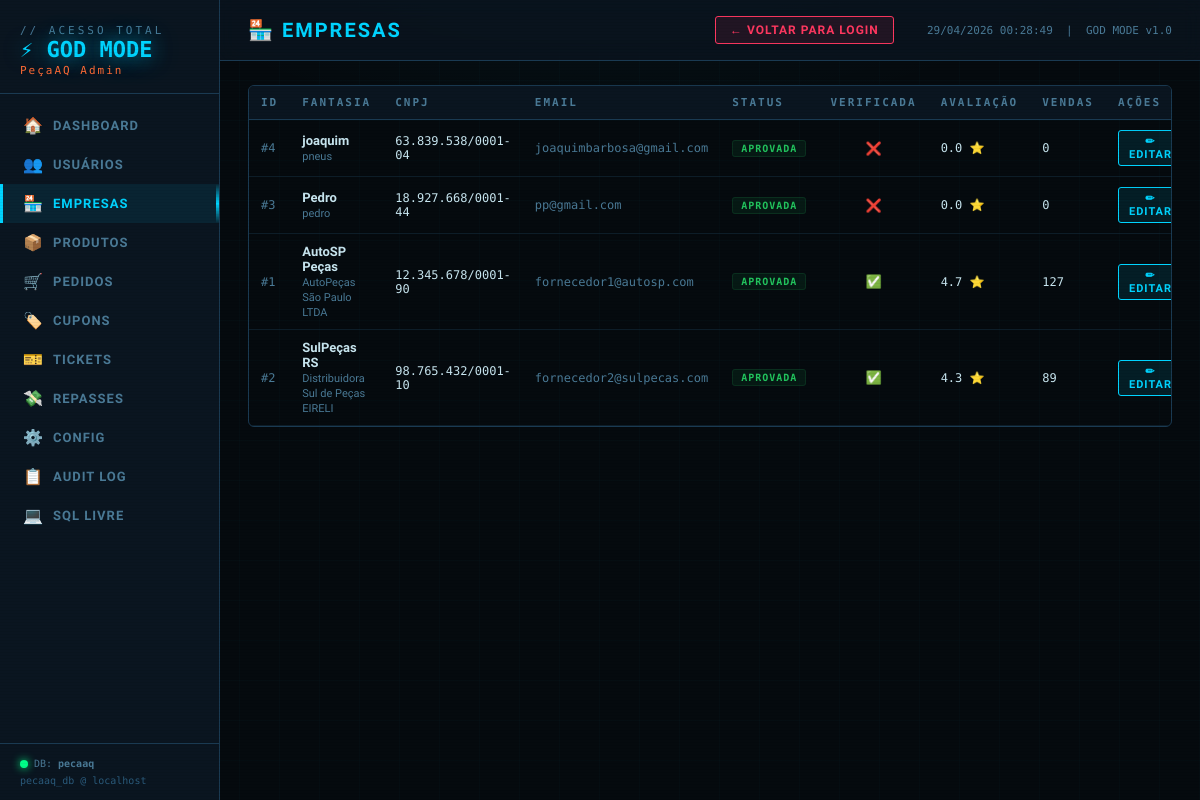
/godmode.php?tab=empresas, run on the app's committed database.
### tables this page shows
CREATE TABLE `empresas` (
  `id` int(10) UNSIGNED NOT NULL,
  `usuario_id` int(10) UNSIGNED NOT NULL,
  `razao_social` varchar(200) NOT NULL,
  `nome_fantasia` varchar(200) NOT NULL,
  `cnpj` varchar(18) NOT NULL,
  `inscricao_estadual` varchar(30) DEFAULT NULL,
  `email_comercial` varchar(180) NOT NULL,
  `telefone_comercial` varchar(20) DEFAULT NULL,
  `whatsapp` varchar(20) DEFAULT NULL,
  `website` varchar(300) DEFAULT NULL,
  `logo_url` varchar(500) DEFAULT NULL,
  `descricao` text DEFAULT NULL,
  `categoria_principal` varchar(80) DEFAULT NULL,
  `endereco_id` int(10) UNSIGNED DEFAULT NULL,
  `status` enum('pendente','aprovada','suspensa','rejeitada') NOT NULL DEFAULT 'pendente',
  `verificada` tinyint(1) NOT NULL DEFAULT 0,
  `avaliacao_media` decimal(3,2) NOT NULL DEFAULT 0.00,
  `total_vendas` int(10) UNSIGNED NOT NULL DEFAULT 0,
  `criado_em` timestamp NOT NULL DEFAULT current_timestamp(),
  `atualizado_em` timestamp NOT NULL DEFAULT current_timestamp() ON UPDATE current_timestamp()
);

CREATE TABLE `usuarios` (
  `id` int(10) UNSIGNED NOT NULL,
  `nome` varchar(120) NOT NULL,
  `sobrenome` varchar(120) NOT NULL,
  `email` varchar(180) NOT NULL,
  `senha_hash` varchar(255) NOT NULL COMMENT 'bcrypt hash',
  `cpf` varchar(14) DEFAULT NULL,
  `telefone` varchar(20) DEFAULT NULL,
  `data_nascimento` date DEFAULT NULL,
  `avatar_url` varchar(500) DEFAULT NULL,
  `tipo` enum('cliente','empresa','admin') NOT NULL DEFAULT 'cliente',
  `status` enum('ativo','inativo','suspenso','pendente') NOT NULL DEFAULT 'pendente',
  `email_verificado` tinyint(1) NOT NULL DEFAULT 0,
  `token_verificacao` varchar(100) DEFAULT NULL,
  `token_recuperacao` varchar(100) DEFAULT NULL,
  `token_expira_em` datetime DEFAULT NULL,
  `ultimo_login` datetime DEFAULT NULL,
  `endereco_id` int(10) UNSIGNED DEFAULT NULL,
  `criado_em` timestamp NOT NULL DEFAULT current_timestamp(),
  `atualizado_em` timestamp NOT NULL DEFAULT current_timestamp() ON UPDATE current_timestamp()
);

### godmode.php (the view, shortened to what this page needs)
<?php
$host = 'localhost';
$user = 'root';
$pass = '';
$db   = 'pecaaq';
$conn = @new mysqli($host, $user, $pass, $db);
$dbOk = !$conn->connect_error;
if ($dbOk) $conn->set_charset('utf8mb4');
function q($conn, $sql, $types = '', ...$vals) {
    $st = $conn->prepare($sql);
    $st->execute();
    return $st->get_result();
}
function esc($v) { return htmlspecialchars($v ?? '', ENT_QUOTES, 'UTF-8'); }
function rows($conn, $sql, $types = '', ...$vals) {
    $r = q($conn, $sql, $types, ...$vals);
    return $r ? $r->fetch_all(MYSQLI_ASSOC) : [];
}
$tab = $_GET['tab'] ?? 'dashboard';
$data = [];
if ($dbOk) {
    if ($tab === 'dashboard') {
        $data['total_usuarios']  = scalar($conn, 'SELECT COUNT(*) FROM usuarios');
        $data['total_produtos']  = scalar($conn, 'SELECT COUNT(*) FROM produtos');
        $data['total_pedidos']   = scalar($conn, 'SELECT COUNT(*) FROM pedidos');
        $data['total_empresas']  = scalar($conn, 'SELECT COUNT(*) FROM empresas');
        $data['receita_total']   = scalar($conn, "SELECT SUM(total) FROM pedidos WHERE status NOT IN ('cancelado','devolvido','reembolsado')") ?? 0;
        $data['pedidos_pend']    = scalar($conn, "SELECT COUNT(*) FROM pedidos WHERE status='aguardando_pagamento'");
        $data['tickets_abertos'] = scalar($conn, "SELECT COUNT(*) FROM tickets WHERE status='aberto'");
        $data['estoque_critico'] = scalar($conn, 'SELECT COUNT(*) FROM vw_estoque_critico');
        $data['pedidos_recentes']= rows($conn, 'SELECT p.numero, p.total, p.status, p.criado_em, u.nome, u.email FROM pedidos p JOIN usuarios u ON u.id=p.usuario_id ORDER BY p.criado_em DESC LIMIT 10');
        $data['prods_destaque']  = rows($conn, "SELECT nome, preco, estoque, status FROM produtos WHERE destaque=1 LIMIT 5");
    }
    elseif ($tab === 'empresas') {
        $data['empresas'] = rows($conn, "SELECT e.id, e.razao_social, e.nome_fantasia, e.cnpj, e.status, e.verificada, e.avaliacao_media, e.total_vendas, e.criado_em, u.email FROM empresas e JOIN usuarios u ON u.id=e.usuario_id ORDER BY e.criado_em DESC LIMIT 200");
    }
    elseif ($tab === 'cupons') {
        $data['cupons'] = rows($conn, "SELECT * FROM cupons ORDER BY criado_em DESC");
    }
    elseif ($tab === 'tickets') {
        $data['tickets'] = rows($conn, "SELECT t.id, t.numero, t.assunto, t.categoria, t.prioridade, t.status, t.criado_em, u.nome, u.email FROM tickets t JOIN usuarios u ON u.id=t.usuario_id ORDER BY FIELD(t.prioridade,'urgente','alta','media','baixa'), t.criado_em DESC LIMIT 200");
    }
    elseif ($tab === 'repasses') {
        $data['repasses'] = rows($conn, "SELECT r.id, r.valor_bruto, r.valor_taxa, r.valor_liquido, r.taxa_plat, r.status, r.criado_em, e.nome_fantasia FROM repasses r JOIN empresas e ON e.id=r.empresa_id ORDER BY r.criado_em DESC LIMIT 200");
    }
    elseif ($tab === 'config') {
        $data['configs'] = rows($conn, "SELECT * FROM configuracoes ORDER BY grupo, chave");
    }
    elseif ($tab === 'audit') {
        $data['logs'] = rows($conn, "SELECT a.id, a.acao, a.tabela, a.registro_id, a.ip, a.criado_em, u.nome, u.email FROM audit_logs a LEFT JOIN usuarios u ON u.id=a.usuario_id ORDER BY a.criado_em DESC LIMIT 300");
    }
    elseif ($tab === 'sql') {
        $data['sql_result'] = $_SESSION['sql_result'] ?? null;
        unset($_SESSION['sql_result']);
    }
}
$statusColors = [
    'ativo'=>'#22c55e','inativo'=>'#6b7280','suspenso'=>'#ef4444','pendente'=>'#f59e0b',
    'aprovada'=>'#22c55e','rejeitada'=>'#ef4444',
    'aguardando_pagamento'=>'#f59e0b','pagamento_aprovado'=>'#3b82f6',
    'em_separacao'=>'#8b5cf6','enviado'=>'#06b6d4','entregue'=>'#22c55e',
    'cancelado'=>'#ef4444','devolvido'=>'#f97316','reembolsado'=>'#ec4899',
    'aberto'=>'#ef4444','em_atendimento'=>'#f59e0b','resolvido'=>'#22c55e','fechado'=>'#6b7280',
    'pago'=>'#22c55e','processando'=>'#3b82f6','estornado'=>'#ef4444',
    'cliente'=>'#06b6d4','empresa'=>'#8b5cf6','admin'=>'#ef4444',
    'verificada'=>'#22c55e','pendente_ver'=>'#f59e0b',
    'urgente'=>'#ef4444','alta'=>'#f97316','media'=>'#f59e0b','baixa'=>'#6b7280',
];
?>
<!DOCTYPE html>
<html lang="pt-BR">
<head>
</head>
<body>
<div class="layout">
<aside class="sidebar">
  <div class="logo">
    <div class="logo-top">// ACESSO TOTAL</div>
    <div class="logo-main">⚡ GOD MODE</div>
    <div class="logo-sub">PeçaAQ Admin</div>
  </div>
  <nav class="nav">
    <?php
    $tabs = [
      'dashboard' => ['🏠', 'Dashboard'],
      'usuarios'  => ['👥', 'Usuários'],
      'empresas'  => ['🏪', 'Empresas'],
      'produtos'  => ['📦', 'Produtos'],
      'pedidos'   => ['🛒', 'Pedidos'],
      'cupons'    => ['🏷️', 'Cupons'],
      'tickets'   => ['🎫', 'Tickets'],
      'repasses'  => ['💸', 'Repasses'],
      'config'    => ['⚙️', 'Config'],
      'audit'     => ['📋', 'Audit Log'],
      'sql'       => ['💻', 'SQL Livre'],
    ];
    foreach ($tabs as $k => [$icon, $label]) {
      $cls = $tab === $k ? 'active' : '';
      echo "<a href='?tab=$k' class='$cls'><span class='nav-icon'>$icon</span> $label</a>";
    }
    ?>
  </nav>
  <div class="sidebar-footer">
    <div class="db-status">
      <div class="dot <?= $dbOk ? 'dot-ok' : 'dot-err' ?>"></div>
      <?= $dbOk ? "DB: <strong>$db</strong>" : "DB: OFFLINE" ?>
    </div>
    <div style="margin-top:6px; color: #2a5a7a;">pecaaq_db @ <?= $host ?></div>
  </div>
</aside>
<main class="main">
 <div class="topbar">
    <div class="page-title">
        <?= esc($tabs[$tab][0]) ?> <span><?= esc($tabs[$tab][1]) ?></span>
    </div>
    <div class="topbar-right">
        <a href="login/indexLogin.php" class="btn btn-danger">
            ← Voltar para Login
        </a>
        <?= date('d/m/Y H:i:s') ?> &nbsp;|&nbsp; GOD MODE v1.0
    </div>
</div>
  <div class="content">
    <?php if (!$dbOk): ?>
    <div class="no-db">
      <div class="no-db-icon">💀</div>
      <div class="no-db-title">BANCO INACESSÍVEL</div>
      <div class="no-db-msg">Não foi possível conectar ao banco de dados. Verifique se o MySQL/MariaDB está rodando e o banco <strong>pecaaq</strong> existe.</div>
      <div class="no-db-code">Host: <?= $host ?> | DB: <?= $db ?> | User: <?= $user ?></div>
      <div class="no-db-msg" style="font-size:12px;color:#1a3a52;">Edite as variáveis $host/$user/$pass/$db no topo deste arquivo para alterar a conexão.</div>
    </div>
    <?php elseif ($tab === 'empresas'): ?>
    <div class="table-wrap">
      <table>
        <thead><tr><th>ID</th><th>Fantasia</th><th>CNPJ</th><th>Email</th><th>Status</th><th>Verificada</th><th>Avaliação</th><th>Vendas</th><th>Ações</th></tr></thead>
        <tbody>
        <?php foreach ($data['empresas'] as $e):
          $sc = $statusColors[$e['status']] ?? '#6b7280';
        ?>
        <tr>
          <td class="mono" style="color:var(--muted)">#<?= $e['id'] ?></td>
          <td><strong><?= esc($e['nome_fantasia']) ?></strong><br><span style="font-size:11px;color:var(--muted)"><?= esc($e['razao_social']) ?></span></td>
          <td class="mono" style="font-size:12px"><?= esc($e['cnpj']) ?></td>
          <td class="mono" style="color:var(--muted);font-size:12px"><?= esc($e['email']) ?></td>
          <td><span class="badge" style="color:<?= $sc ?>;border-color:<?= $sc ?>20;background:<?= $sc ?>15"><?= esc($e['status']) ?></span></td>
          <td style="text-align:center"><?= $e['verificada'] ? '✅' : '❌' ?></td>
          <td class="mono"><?= number_format($e['avaliacao_media'],1) ?> ⭐</td>
          <td class="mono"><?= $e['total_vendas'] ?></td>
          <td>
            <button class="btn btn-primary btn-sm" onclick="toggleEdit('ee-<?= $e['id'] ?>')">✏ Editar</button>
          </td>
        </tr>
        <?php endforeach; ?>
        </tbody>
      </table>
    </div>
    <?php endif; ?>
  </div>
</main>
</div>
</body>
</html>

### data on the page
empresas: id "4", nome_fantasia "joaquim", razao_social "pneus", cnpj "63.839.538/0001-04", usuario.email "joaquimbarbosa@gmail.com", status "APROVADA", avaliacao_media "0.0", total_vendas "0"
empresas: id "3", nome_fantasia "Pedro", razao_social "pedro", cnpj "18.927.668/0001-44", usuario.email "pp@gmail.com", status "APROVADA", avaliacao_media "0.0", total_vendas "0"
empresas: id "1", nome_fantasia "AutoSP Peças", razao_social "AutoPeças São Paulo LTDA", cnpj "12.345.678/0001-90", usuario.email "fornecedor1@autosp.com", status "APROVADA", avaliacao_media "4.7", total_vendas "127"
empresas: id "2", nome_fantasia "SulPeças RS", razao_social "Distribuidora Sul de Peças EIRELI", cnpj "98.765.432/0001-10", usuario.email "fornecedor2@sulpecas.com", status "APROVADA", avaliacao_media "4.3", total_vendas "89"

### other printed values
$icon "🏠"
$label "DASHBOARD"
$icon "👥"
$label "USUÁRIOS"
$icon "🏪"
$label "EMPRESAS"
$icon "📦"
$label "PRODUTOS"
$icon "🛒"
$label "PEDIDOS"
$icon "🏷️"
$label "CUPONS"
$icon "🎫"
$label "TICKETS"
$icon "💸"
